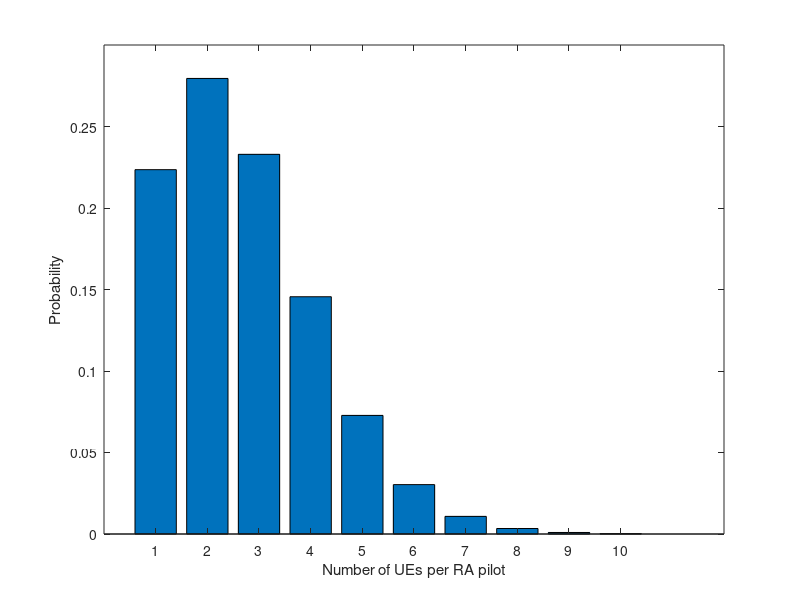

Here is the MATLAB script that generated this plot:
%This Matlab script can be used to generate Figure 7, in the article:
%
%Emil Bjornson, Elisabeth de Carvalho, Jesper H. Sorensen, Erik G. Larsson,
%Petar Popovski, "A Random Access Protocol for Pilot Allocation in Crowded
%Massive MIMO Systems," IEEE Transactions on Wireless Communications,
%To appear.
%
%Download article: http://arxiv.org/pdf/1604.04248
%
%This is version 1.0 (Last edited: 2017-02-03)
%
%License: This code is licensed under the GPLv2 license. If you in any way
%use this code for research that results in publications, please cite our
%original article listed above.


%Initialization
close all;
clear;



%Number of inactive UEs in the cell
K0 = 5000;

%Probability that a UE wants to become active in a block
pA = 0.005;

%Probability of sending an RA pilot if a UE wants to become active
pP = 1;

%Number of RA pilot signals
taup = 10;


%Range of number of colliding users per RA pilot
userValues = 0:10;


%Define vector to store probabilities
probabilities = zeros(length(userValues),1);

%Go through all user numbers
for kind = 1:length(userValues)

    %Compute probability according to the binomial distribution in Eq. (1),
    %by using logarithms of each term to gain numerical stability
    probabilities(kind) =  exp(  gammaln(K0+1) - gammaln(userValues(kind)+1) - gammaln(K0-userValues(kind)+1) + (userValues(kind)).*log(pA*pP/taup) + (K0-userValues(kind)).*log((1-pA*pP/taup)) );
    
end



%%Plot simulation results

figure;
box on;

bar(userValues(2:end),probabilities(2:end)/(1-probabilities(1)));
xlabel('Number of UEs per RA pilot');
ylabel('Probability');
ylim([0 0.3]);
